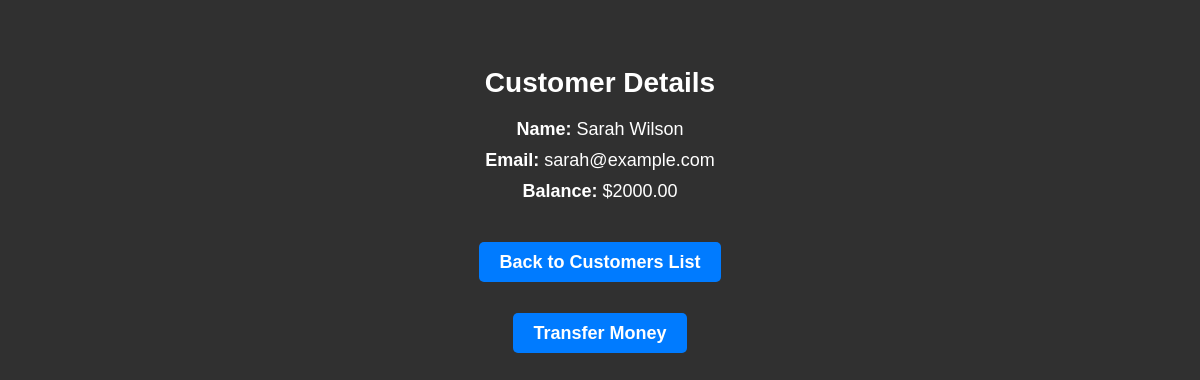
The app's page /view_customer/4/ with its own data.
### banking_app/models.py (models this page shows, shortened)
class Customer(models.Model):
    name = models.CharField(max_length=100)
    email = models.EmailField(unique=True)
    balance = models.DecimalField(max_digits=10, decimal_places=2)

### banking_app/views.py (the view)
# urls.py: path('view_customer/<int:customer_id>/', views.view_customer, name='view_customer'),
def view_customer(request, customer_id):
    customer = Customer.objects.get(pk=customer_id)
    return render(request, 'banking_app/view_customer.html', {'customer': customer})

### banking_app/templates/banking_app/view_customer.html (shortened to what this page needs)
{% load static %}
<!DOCTYPE html>
<html lang="en">
<head>
    <link rel="stylesheet" type="text/css" href="{% static 'banking_app/css/styles_view_customer.css' %}">
</head>
<body>
    <h1>Customer Details</h1>
    <p><strong>Name:</strong> {{ customer.name }}</p>
    <p><strong>Email:</strong> {{ customer.email }}</p>
    <p><strong>Balance:</strong> ${{ customer.balance }}</p>
    <p class="link"><a class="btn" href="{% url 'view_customers' %}">Back to Customers List</a></p>
    <p class="link"><a class="btn" href="{% url 'transfer_money' %}">Transfer Money</a></p>
</body>
</html>

### banking_app/static/banking_app/css/styles_view_customer.css (style rules this page uses)
body { font-family: 'Arial', sans-serif; background-color: #303030; text-align: center; padding: 40px; }
h1 { color: #ffffff; font-size: 28px; margin-bottom: 20px; }
p { font-size: 18px; margin: 10px 0; color: #ffffff; }
strong { font-weight: bold; }
.btn { text-decoration: none; background-color: #007BFF; color: #fff; padding: 10px 20px; border-radius: 5px; font-weight: bold; transition: background-color 0.3s; }
.link { margin-top: 50px; }

### records on screen
Customer: name "Sarah Wilson", email "sarah@example.com", balance "2000.00"
